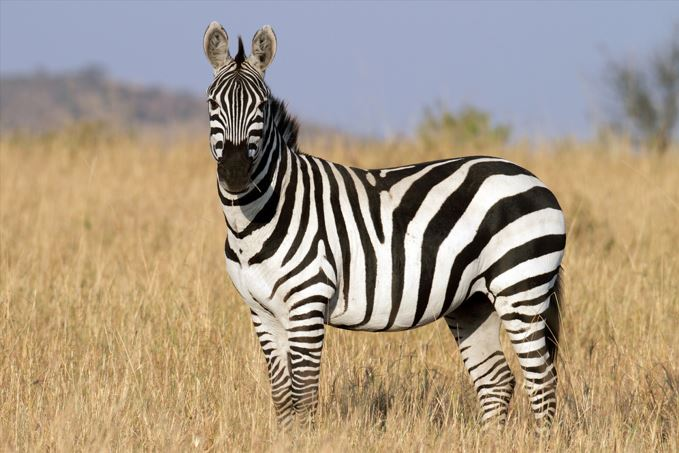
#> input picture images/zebra.jpg, 679 x 453 px
$ python Similarity.py
#> lines starting #> are read from the running program, lines starting #| are printed output that depends on the picture
#> further down, image is the input picture: shape (453, 679, 3); mean B, G, R 132.5, 152, 167.6
import cv2
import numpy as np


def blurr(image, windowRadius=2):
    (height, width, _) = image.shape

    output = np.zeros((height, width, 3), np.uint8)

    mask = np.ones((windowRadius * 2 + 1, windowRadius * 2 + 1), dtype=bool)
    mask[windowRadius, windowRadius] = False

    for i in range(0, height):
        for j in range(0, width):
            output[i, j] = np.mean(
                image[
                    max(0, i - windowRadius) : min(height, i + windowRadius),
                    max(0, j - windowRadius) : min(width, j + windowRadius),
                ],
                axis=(0, 1),
            )

    return output


def similarity(image, windowRadius=2, threshold=0.15):
#> called with windowRadius = 3, threshold = 0.1
    (height, width, _) = image.shape
#> height = 453; width = 679

    output = np.zeros((height, width, 3), np.uint8)

    mask = np.ones((windowRadius * 2 + 1, windowRadius * 2 + 1), dtype=bool)
    mask[windowRadius, windowRadius] = False

    for i in range(0, height):
        for j in range(0, width):
            simil = (
                np.mean(
                    image[
                        max(0, i - windowRadius) : min(height, i + windowRadius),
                        max(0, j - windowRadius) : min(width, j + windowRadius),
                    ],
                    axis=(0, 1),
                )
                - image[i, j]
            )
            if np.mean(simil) >= threshold * 255:
                output[i, j] = [255, 255, 255]
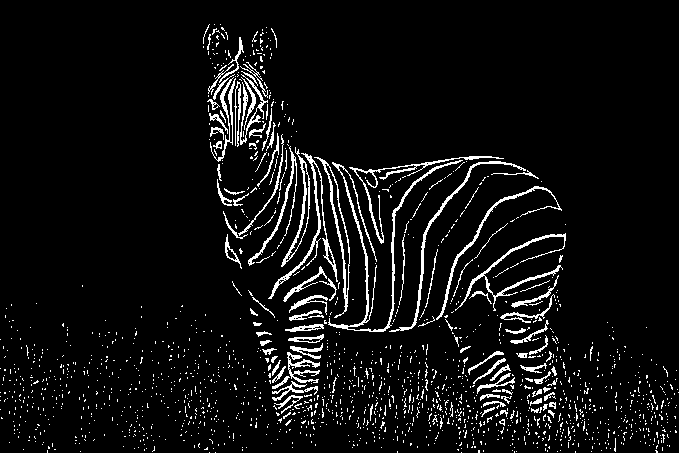
#> output: shape (453, 679, 3); 6.2% white in thin lines or dots

    return output


image = cv2.imread("images/zebra.jpg")
borders = similarity(image, 3, 0.1)
stack = np.concatenate((image, borders))
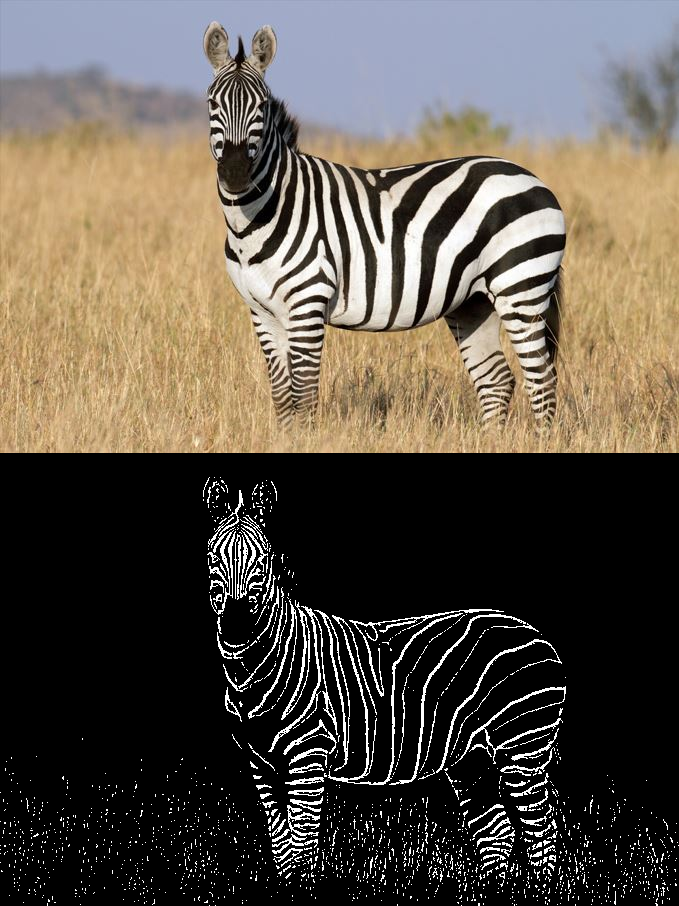
#> stack: shape (906, 679, 3); mean B, G, R 74.2, 83.9, 91.7

cv2.imshow("zebra", stack)
cv2.waitKey(0)

cv2.destroyAllWindows()

$ run again, with images/office.jpg copied over images/zebra.jpg
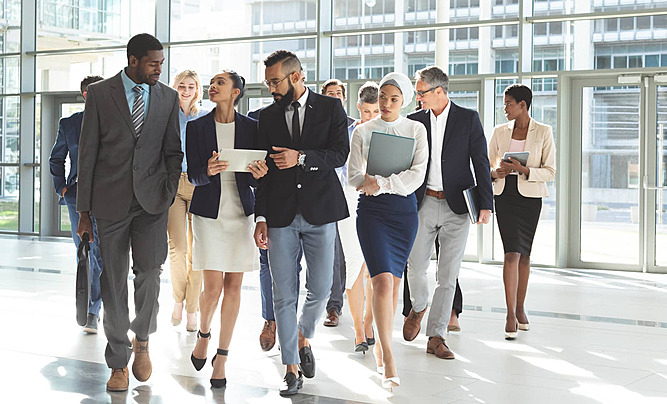
#> input picture images/office.jpg, 667 x 404 px
#> image is the input picture: shape (404, 667, 3); mean B, G, R 169.6, 171.7, 171.3
#> after the loop in similarity, `for i in range(0, height):`:
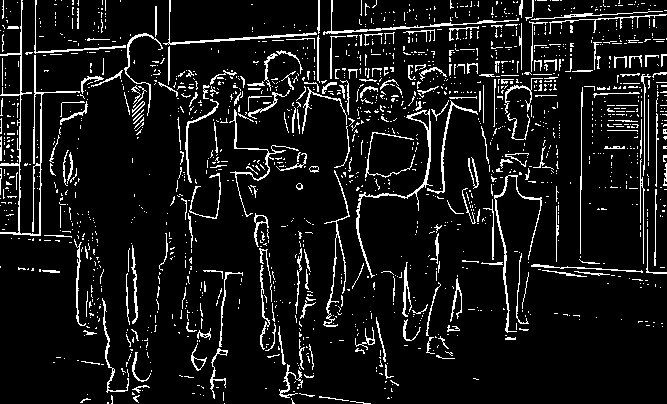
#> output: shape (404, 667, 3); 8.9% white in thin lines or dots
#> `stack = np.concatenate((image, borders))`:
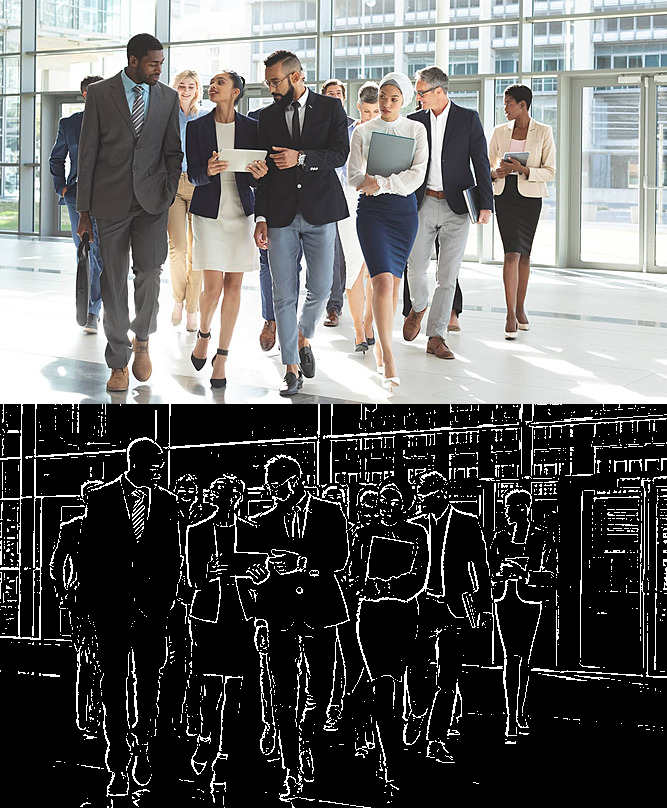
#> stack: shape (808, 667, 3); mean B, G, R 96.2, 97.2, 97
